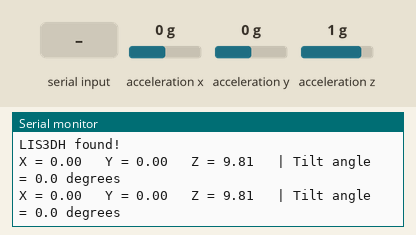
This sketch was run on a simulated Arduino Uno, built with avr-gcc and run on an emulated ATmega328P. Parts: the last lines printed to the serial monitor. The test bench sets the inputs (shaded band); at power-on: acceleration x 0 g, acceleration y 0 g, acceleration z 1 g.

Above: at 1.2 s.
1.3 s: "restartDevice\n" received over Serial
2.8 s: "SET_INTERVAL:\n" received over Serial
At 3.3 s:
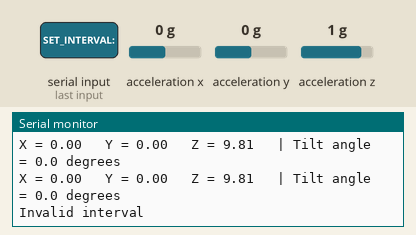
4.3 s: acceleration x set to -1.4 g
At 4.8 s:
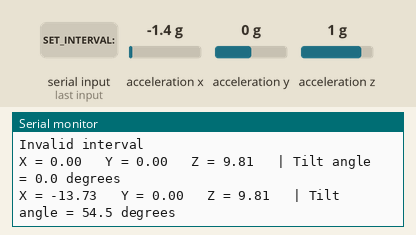
5.8 s: acceleration y set to -1.4 g
At 7.1 s:
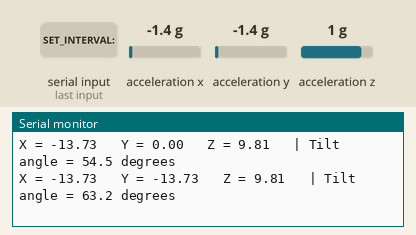
7.3 s: acceleration z set to -1.4 g
At 8.2 s:
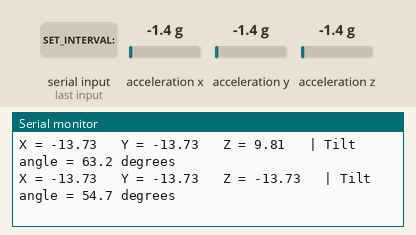
Timing chart, 0 to 9.8 s (numbered marks = the images above; inputs shaded):
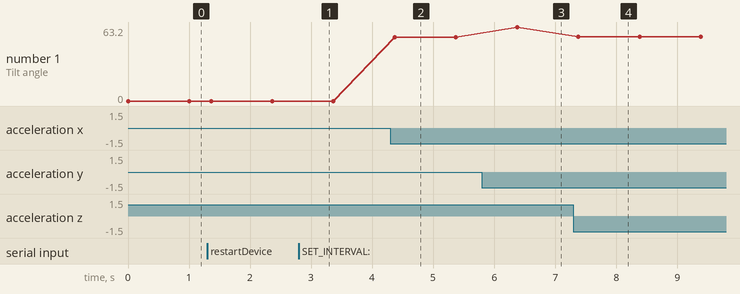

Measured:
- after the input at 2.8 s, the serial monitor: prints a new line after 0.07 s (image 1)
- after the input at 4.3 s, the serial monitor: prints a new line after 0.07 s (image 2)
- after the input at 5.8 s, the serial monitor: prints a new line after 0.58 s (image 3)
- after the input at 7.3 s, the serial monitor: prints a new line after 0.08 s (image 4)
- plotted number 1: 0 → 54.5 after the input at 4.3 s, 54.5 → 63.2 after the input at 5.8 s, 63.2 → 54.7 after the input at 7.3 s

The sketch:

LIS3DH_UI.ino
```cpp
#include <Wire.h>
#include <Adafruit_LIS3DH.h>
#include <Adafruit_Sensor.h>
#include <math.h>
#include <EEPROM.h>

Adafruit_LIS3DH lis = Adafruit_LIS3DH();


// -------------------------------------------------------
// Command settings
// -------------------------------------------------------
#define CMD_BUF_SIZE 64

char cmd_buf[CMD_BUF_SIZE];
int cmd_len = 0;

int interval_ms = 1000;
bool interval_updated = false;


// -------------------------------------------------------
// EEPROM address
// -------------------------------------------------------
#define EEPROM_INTERVAL_ADDR 0


// -------------------------------------------------------
// Process UART commands
// -------------------------------------------------------
void process_commands(char *buf) {

  // Restart device
  if (strstr(buf, "restartDevice")) {

    Serial.println("Rebooting...");
    delay(50);

    void (*resetFunc)(void) = 0;
    resetFunc();
  }


  // Change interval
  char *p = strstr(buf, "SET_INTERVAL:");

  if (p) {

    int value = atoi(p + strlen("SET_INTERVAL:"));

    if (value > 0) {

      interval_ms = value * 1000;
      interval_updated = true;

      // Save interval to EEPROM
      EEPROM.put(EEPROM_INTERVAL_ADDR, interval_ms);

      Serial.print("Interval updated to ");
      Serial.print(value);
      Serial.println(" seconds");

    }
    else {

      Serial.println("Invalid interval");
    }
  }


  // Clear command buffer
  cmd_len = 0;
  memset(cmd_buf, 0, sizeof(cmd_buf));
}


// -------------------------------------------------------
// Check for UART commands
// -------------------------------------------------------
void ui_poll() {

  while (Serial.available()) {

    char c = Serial.read();

    // End of command
    if (c == '\n' || c == '\r') {

      if (cmd_len > 0) {

        cmd_buf[cmd_len] = '\0';

        process_commands(cmd_buf);
      }
    }

    // Store command character
    else if (cmd_len < CMD_BUF_SIZE - 1) {

      cmd_buf[cmd_len++] = c;
    }
  }
}


// -------------------------------------------------------
// Setup
// -------------------------------------------------------
void setup() {

  Serial.begin(115200);

  Wire.begin();


  // -----------------------------------------------------
  // Load saved interval from EEPROM
  // -----------------------------------------------------
  EEPROM.get(EEPROM_INTERVAL_ADDR, interval_ms);

  // Safety check
  if (interval_ms <= 0) {

    interval_ms = 1000;
  }

  Serial.print("Current interval: ");
  Serial.print(interval_ms / 1000);
  Serial.println(" seconds");


  // Initialize LIS3DH
  if (!lis.begin(0x19)) {

    Serial.println("Could not find LIS3DH!");

    while (1);
  }

  Serial.println("LIS3DH found!");


  // LIS3DH configuration
  lis.setRange(LIS3DH_RANGE_2_G);
  lis.setDataRate(LIS3DH_DATARATE_100_HZ);
}


// -------------------------------------------------------
// Loop
// -------------------------------------------------------
void loop() {

  sensors_event_t event;


  // -----------------------------------------------------
  // Read LIS3DH
  // -----------------------------------------------------
  lis.getEvent(&event);


  // -----------------------------------------------------
  // Get acceleration values
  // -----------------------------------------------------
  float X = event.acceleration.x;
  float Y = event.acceleration.y;
  float Z = event.acceleration.z;


  // -----------------------------------------------------
  // Calculate single tilt angle
  // -----------------------------------------------------
  float tiltAngle = atan2(
    sqrt(X * X + Y * Y),
    abs(Z)
  ) * 180.0 / PI;


  // -----------------------------------------------------
  // Print acceleration and tilt angle
  // -----------------------------------------------------
  Serial.print("X = ");
  Serial.print(X, 2);

  Serial.print("   Y = ");
  Serial.print(Y, 2);

  Serial.print("   Z = ");
  Serial.print(Z, 2);

  Serial.print("   | Tilt angle = ");
  Serial.print(tiltAngle, 1);

  Serial.println(" degrees");


  // -----------------------------------------------------
  // Wait for selected interval
  //
  // UART is checked every 100 ms.
  // -----------------------------------------------------
  int elapsed_ms = 0;

  interval_updated = false;

  while (elapsed_ms < interval_ms) {

    ui_poll();

    // If interval changed, immediately
    // start the next sensor reading.
    if (interval_updated) {
      break;
    }

    delay(100);
    elapsed_ms += 100;
  }
}
```
